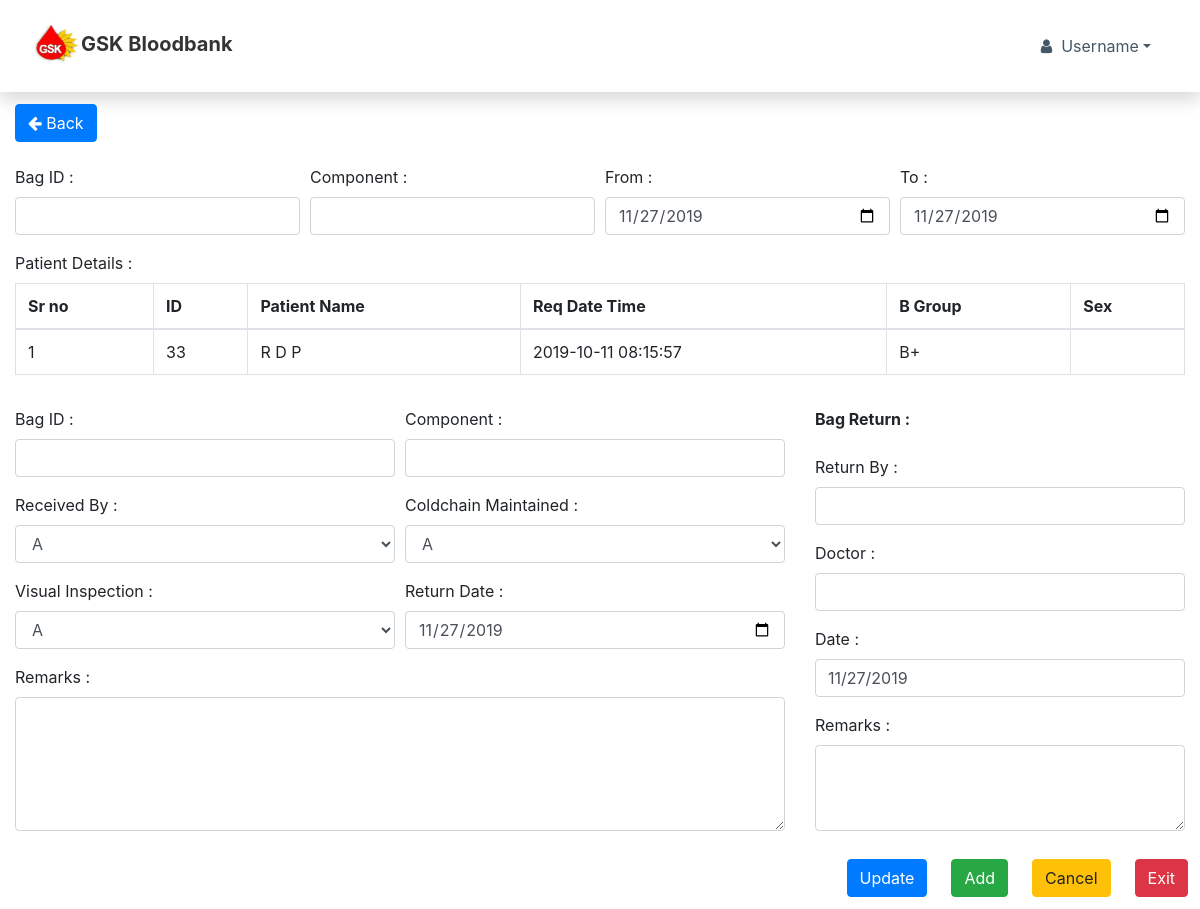
Screenshot of /index.php/bag_return/reserve with the database file from the repository.
### tables this page shows
CREATE TABLE `recipient_details` (
  `rec_id` int(255) NOT NULL,
  `type_of_req` varchar(255) NOT NULL,
  `bgrp` varchar(255) NOT NULL,
  `patient_name` varchar(255) NOT NULL,
  `age` varchar(255) NOT NULL,
  `sex` varchar(255) NOT NULL,
  `transfusion` varchar(255) NOT NULL,
  `diagnosis` varchar(255) NOT NULL,
  `hb` varchar(255) NOT NULL,
  `gms_dl` varchar(255) NOT NULL,
  `history` varchar(255) NOT NULL,
  `reaction` varchar(255) NOT NULL,
  `date` timestamp NOT NULL DEFAULT CURRENT_TIMESTAMP
);

### application/controllers/Bag_return.php (called while the page is built, shortened)
<?php
class Bag_return extends CI_Controller{
    public function reserve(){
        $this->load->model("BagReturnModel");
        $data['recipients_val'] =  $this->BagReturnModel->fetch_recipient_val();
        $data['all_recipients'] =  $this->BagReturnModel->fetch_all_rec();
        $this->load->view("nav.php");
        $this->load->view("bagReturn/reserveORrelease.php", $data);
    }
}
?>

### index.php (called while the page is built, shortened)
<?php
require_once BASEPATH.'core/CodeIgniter.php';

### application/models/BagReturnModel.php (called while the page is built, shortened)
<?php
class BagReturnModel extends CI_Model{
    public function fetch_recipient_val(){
        $this->db->select("*");
        $this->db->order_by("date" , "desc");
        $this->db->limit(1);
        $query = $this->db->get("recipient_details");
        return $query->result();
    }
    public function fetch_all_rec(){
        $this->db->select("*");
        $this->db->order_by("date" , "desc");
        $query = $this->db->get("recipient_details");
        return $query->result();
    }
}
?>

### application/views/bagReturn/reserveORrelease.php (the view, shortened to what this page needs)
<!DOCTYPE html>
<html lang="en">
<head>
    <link rel="stylesheet" href="<?php echo base_url('assets/bootstrap/css/bootstrap.min.css');?>">
    <link rel="stylesheet" href="<?php echo base_url('assets/fonts/fontawesome-all.min.css');?>">
    <link rel="stylesheet" href="<?php echo base_url('assets/fonts/font-awesome.min.css');?>">
    <link rel="stylesheet" href="https://cdnjs.cloudflare.com/ajax/libs/animate.css/3.5.2/animate.min.css">
    <link rel="stylesheet" href="<?php echo base_url('assets/css/Navigation-Clean.css');?>">
    <link rel="stylesheet" href="<?php echo base_url('assets/css/styles.css');?>">
</head>
<body onload="getdate()" style="overflow-x : hidden";>
<div class="container-fluid">
    <button class="btn btn-primary back" style="margin-top : 1%"; type="button" ><a href="home" style="color:white";><i class="fa fa-arrow-left" style="color:white";></i> Back</a></button>
        <div class="form-row" style="margin-top : 2%";>
            <div class="form-group col-md-3" style="margin-right: 0px;"><label>Bag ID :</label><input type="text" class="form-control" id="patient"/></div>
            <div class="form-group col-md-3" style="margin-right: 0px;"><label>Component :</label><input type="text" class="form-control" /></div>
            <div class="form-group col-md-3"><label>From :</label><input type="date" class="form-control" id="req_date" name="req_date" /></div>
            <div class="form-group col-md-3"><label>To :</label><input type="date" class="form-control" id="to_date" name="req_date" /></div>
        </div>
        <div class="row">
          <div class="form-group col-md-12" style="margin-right: 0px;"><label>Patient Details :</label>
			    <div>
              <table class="table table-hover table-bordered results">
                <thead>
                  <tr>
                    <th>Sr no</th>
                    <th>ID</th>
                    <th>Patient Name</th>
                    <th>Req Date Time</th>
                    <th>B Group</th>
                    <th>Sex</th>
                  </tr>
                </thead>
                <tbody>
                <?php $i=1; foreach($recipients_val as $row): ?>
                  <tr onclick="enterdetails('<?=$row->patient_name?>','<?=$row->bgrp?>')">
                    <td><?=$i?></td>
                    <td><?=$row->rec_id;?></td>
                    <td><?=$row->patient_name;?></td>
                    <td><?=$row->date;?></td>
                    <td><?=$row->bgrp;?></td>
                    <td><?=$row->sex;?></td>
                  </tr>
			          <?php $i++; endforeach;?>
                </tbody>
              </table>
          </div>
        </div>
      </div>
      <div class="row">
        <div class="col-md-8">
          <div class="form-row">
            <div class="form-group col-md-6" style="margin-right: 0px;"><label>Bag ID :</label><input type="text" class="form-control" id="patient"/></div>
            <div class="form-group col-md-6" style="margin-right: 0px;"><label>Component :</label><input type="text" class="form-control" /></div>
            <div class="form-group col-md-6"><label>Received By : </label>
              <select class="form-control" id="sel1">
        		    <option id="mr">A</option>
              </select>
            </div>
            <div class="form-group col-md-6"><label>Coldchain Maintained : </label>
              <select class="form-control" id="sel2">
        		    <option id="mr">A</option>
              </select>
            </div>
            <div class="form-group col-md-6"><label>Visual Inspection : </label>
              <select class="form-control" id="sel2">
        	  	  <option id="mr">A</option>
              </select>
            </div>
            <div class="form-group col-md-6"><label>Return Date :</label><input type="date" class="form-control" id="return_date" name="req_date" /></div>
            <div class="form-group col-md-12" style="margin-right: 0px;"><label>Remarks :</label><textarea rows="5" class="form-control" id="patient"/></textarea></div>
          </div>
        </div>
        <div class="col-md-4">
          <div class="form- row">
          <div class="form-group col-md-12" style="margin-right: 0px;"><label><b>Bag Return :</b></label></div>
            <div class="form-group col-md-12" style="margin-right: 0px;"><label>Return By :</label><input type="text" class="form-control" id="patient"/></div>
            <div class="form-group col-md-12" style="margin-right: 0px;"><label>Doctor :</label><input type="text" class="form-control" id="patient"/></div>
            <div class="form-group col-md-12" id="date"><label>Date :</label><div class="form-control"><script>document.write(today);</script></div></div>
            <div class="form-group col-md-12" style="margin-right: 0px;"><label>Remarks :</label><textarea rows="3" class="form-control" id="patient"/></textarea></div>
          </div>
        </div>
      </div>
    	</div>
    <div align ="center">
    <div><button class="btn btn-danger" type="close" style="float:right; margin:1%">Exit</button></div>
    <div><button class="btn btn-warning" type="reset" style="float:right; margin:1%">Cancel</button></div>
    <div><button class="btn btn-success" type="add"  data-toggle="modal" data-target="#existing" style="float:right; margin:1%">Add</button></div>
    <div><button class="btn btn-primary" type="" style="float:right; margin:1%">Update</button></div>
</div>
</body>
</html>

### rows the page displays
recipient_details: rec_id "33", patient_name "R D P", date "2019-10-11 08:15:57", bgrp "B+"
